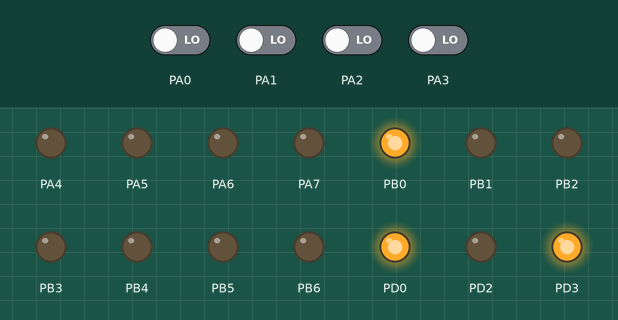
A program run on a simulated ATmega32, built with avr-gcc and emulated at 1 MHz. On the bench: output pins drawn as LEDs (lit = HIGH). The test bench sets the inputs (shaded band); at power-on: PA0–3 LOW.

Above: at 1.2 s.
1.3 s: PA0 driven HIGH
At 2.0 s:
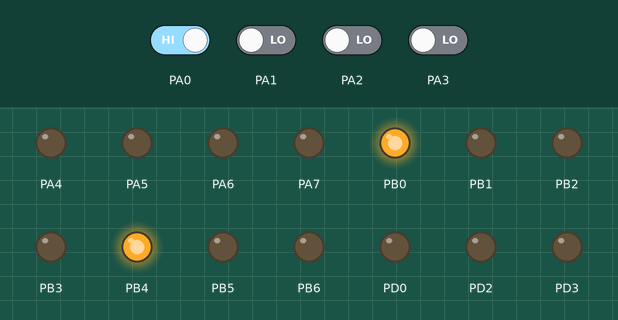
2.8 s: PA1 driven HIGH
At 3.2 s:
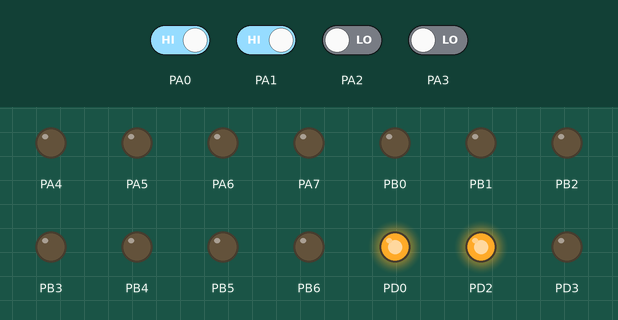
4.3 s: PA2 driven HIGH
At 5.5 s:
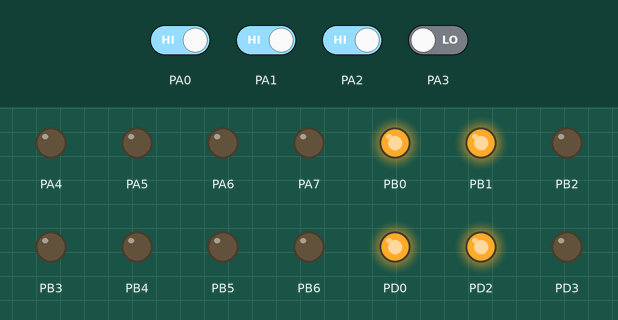
5.8 s: PA3 driven HIGH
At 6.6 s:
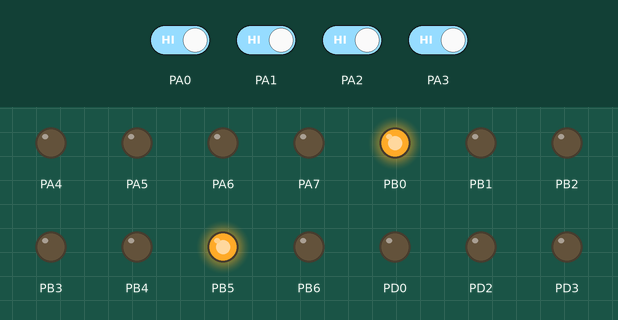
7.3 s: PA0 driven LOW
At 7.8 s:
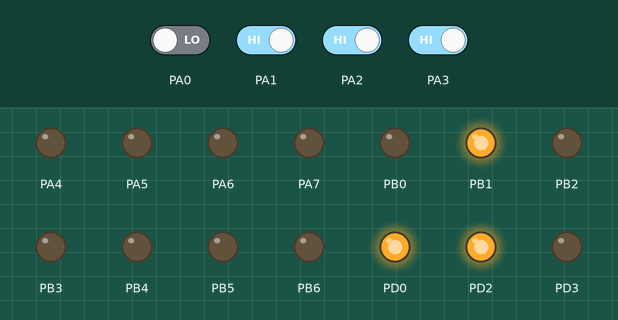
8.8 s: PA1 driven LOW
At 10.1 s:
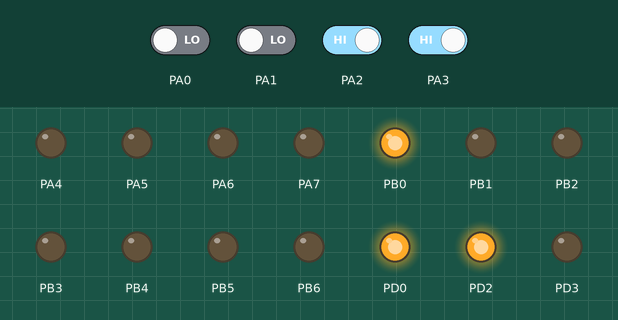
Timing chart, 0 to 11.3 s (numbered marks = the images above; inputs shaded):
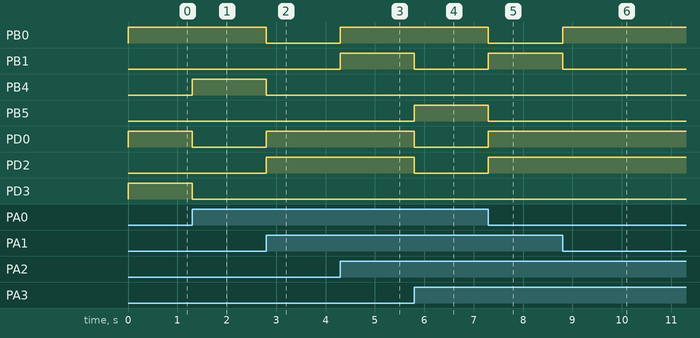

Measured:
- after the input at 1.3 s, PB4: LOW → HIGH at once; PD0, PD3: HIGH → LOW at once
- after the input at 2.8 s, PB0, PB4: HIGH → LOW at once; PD0, PD2: LOW → HIGH at once
- after the input at 4.3 s, PB0, PB1: LOW → HIGH at once
- after the input at 5.8 s, PB1, PD0, PD2: HIGH → LOW at once; PB5: LOW → HIGH at once
- after the input at 7.3 s, PB0, PB5: HIGH → LOW at once; PB1, PD0, PD2: LOW → HIGH at once
- after the input at 8.8 s, PB0: LOW → HIGH at once; PB1: HIGH → LOW at once

The program:

main.c
```c
/*
 * controlUnit.c
 *
 * Created: 18-Feb-23 7:29:55 PM
 * Author : User
 */

#define F_CPU 1000000UL
#include <avr/io.h>
#include <util/delay.h>

uint16_t CONTROL_ROM[1<<4] = {0x901, 0x011, 0x903, 0x500, 0x505, 0x904, 0x900, 0x503,
							  0x008, 0x640, 0x506, 0x902, 0x501, 0x780, 0x502, 0x021};

int main(void)
{

	// Setting output input modes
    DDRA = 0xF0; // 0b11110000	// A[3:0] - Opcode Input

	// Control Unit Bits : D[3:0]B[7:0]
	DDRB = 0xFF;	// B[mem_read[1], mem_write[1], branch[1], branch_neq[1], jump[1], alu_op[3]]

	DDRD = 0xFF;	// D[reg_dst[1], alu_src[1], mem_to_reg[1], reg_write[1]]

	uint8_t opcode = ~0;

    while (1)
    {
		if (opcode != (0b00001111 & PINA)) {	// checking if new opcode is same as previous, no need to calculate if it is
			opcode = (0b00001111 & PINA);
			PORTB = CONTROL_ROM[opcode];
			PORTD = (CONTROL_ROM[opcode] >> 8);	// shifting to get highest 4 bit of ROM output
			_delay_ms(50);
		}
    }
}
```
